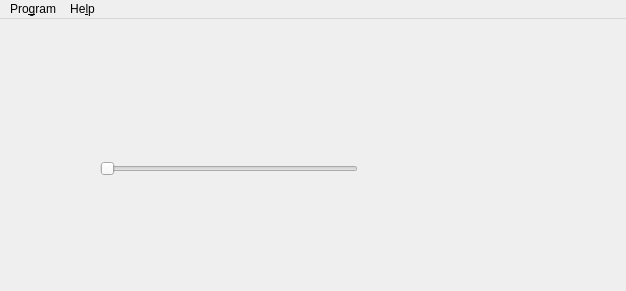
<?xml version="1.0" encoding="UTF-8"?>
<ui version="4.0">
 <class>View</class>
 <widget class="QMainWindow" name="View">
  <property name="geometry">
   <rect>
    <x>0</x>
    <y>0</y>
    <width>626</width>
    <height>291</height>
   </rect>
  </property>
  <property name="windowTitle">
   <string>MainWindow</string>
  </property>
  <widget class="QWidget" name="centralwidget">
   <widget class="QWidget" name="layoutWidget">
    <property name="geometry">
     <rect>
      <x>100</x>
      <y>40</y>
      <width>258</width>
      <height>220</height>
     </rect>
    </property>
    <layout class="QVBoxLayout" name="mainLO">
     <item>
      <widget class="QSlider" name="horizontalSlider">
       <property name="orientation">
        <enum>Qt::Horizontal</enum>
       </property>
      </widget>
     </item>
    </layout>
   </widget>
  </widget>
  <widget class="QMenuBar" name="menubar">
   <property name="geometry">
    <rect>
     <x>0</x>
     <y>0</y>
     <width>626</width>
     <height>19</height>
    </rect>
   </property>
   <widget class="QMenu" name="menuProgram">
    <property name="title">
     <string>Pro&amp;gram</string>
    </property>
    <addaction name="actionQuit"/>
    <addaction name="actionOpen_file"/>
   </widget>
   <widget class="QMenu" name="menuHelp">
    <property name="title">
     <string>He&amp;lp</string>
    </property>
    <addaction name="actionInfo"/>
   </widget>
   <addaction name="menuProgram"/>
   <addaction name="menuHelp"/>
  </widget>
  <action name="actionQuit">
   <property name="text">
    <string>&amp;Quit</string>
   </property>
  </action>
  <action name="actionInfo">
   <property name="text">
    <string>&amp;Info</string>
   </property>
  </action>
  <action name="actionOpen_file">
   <property name="text">
    <string>&amp;Open file</string>
   </property>
   <property name="shortcut">
    <string>Ctrl+O</string>
   </property>
  </action>
 </widget>
 <resources/>
 <connections/>
</ui>
